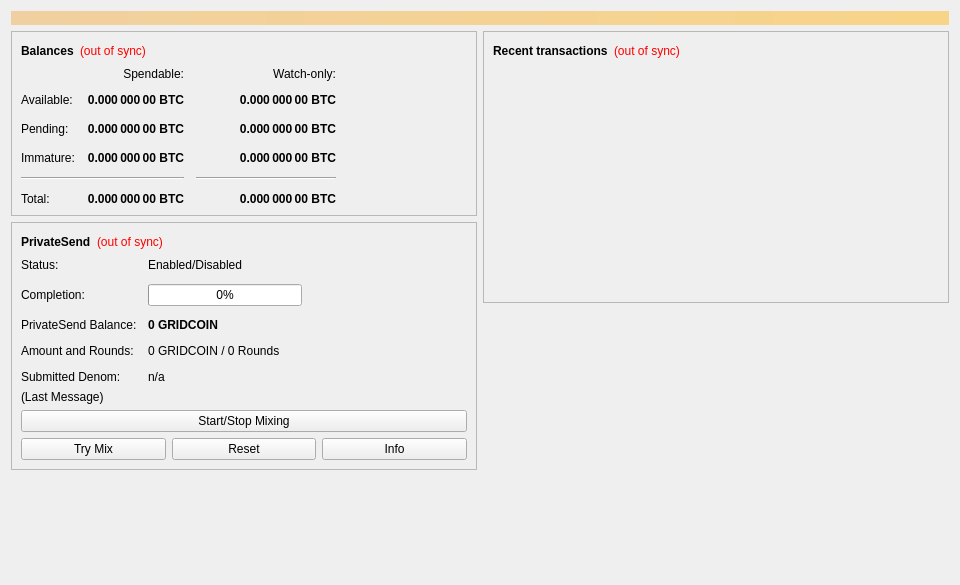
<?xml version="1.0" encoding="UTF-8"?>
<ui version="4.0">
 <class>OverviewPage</class>
 <widget class="QWidget" name="OverviewPage">
  <property name="geometry">
   <rect>
    <x>0</x>
    <y>0</y>
    <width>960</width>
    <height>585</height>
   </rect>
  </property>
  <property name="minimumSize">
   <size>
    <width>960</width>
    <height>0</height>
   </size>
  </property>
  <property name="windowTitle">
   <string>Form</string>
  </property>
  <layout class="QVBoxLayout" name="topLayout">
   <item>
    <widget class="QLabel" name="labelAlerts">
     <property name="visible">
      <bool>false</bool>
     </property>
     <property name="styleSheet">
      <string notr="true">QLabel { background-color: qlineargradient(x1: 0, y1: 0, x2: 1, y2: 0, stop:0 #F0D0A0, stop:1 #F8D488); color:#000000; }</string>
     </property>
     <property name="wordWrap">
      <bool>true</bool>
     </property>
     <property name="margin">
      <number>3</number>
     </property>
     <property name="textInteractionFlags">
      <set>Qt::TextSelectableByMouse</set>
     </property>
    </widget>
   </item>
   <item>
    <layout class="QHBoxLayout" name="horizontalLayout" stretch="1,1">
     <item>
      <layout class="QVBoxLayout" name="verticalLayout_2">
       <item>
        <widget class="QFrame" name="frame">
         <property name="frameShape">
          <enum>QFrame::StyledPanel</enum>
         </property>
         <property name="frameShadow">
          <enum>QFrame::Raised</enum>
         </property>
         <layout class="QVBoxLayout" name="verticalLayout_4">
          <item>
           <layout class="QHBoxLayout" name="horizontalLayout_4">
            <item>
             <widget class="QLabel" name="label_5">
              <property name="font">
               <font>
                <weight>75</weight>
                <bold>true</bold>
               </font>
              </property>
              <property name="text">
               <string>Balances</string>
              </property>
             </widget>
            </item>
            <item>
             <widget class="QLabel" name="labelWalletStatus">
              <property name="toolTip">
               <string>The displayed information may be out of date. Your wallet automatically synchronizes with the Gridcoin network after a connection is established, but this process has not completed yet.</string>
              </property>
              <property name="styleSheet">
               <string notr="true">QLabel { color: red; }</string>
              </property>
              <property name="text">
               <string notr="true">(out of sync)</string>
              </property>
              <property name="alignment">
               <set>Qt::AlignLeading|Qt::AlignLeft|Qt::AlignVCenter</set>
              </property>
             </widget>
            </item>
            <item>
             <spacer name="horizontalSpacer_3">
              <property name="orientation">
               <enum>Qt::Horizontal</enum>
              </property>
              <property name="sizeHint" stdset="0">
               <size>
                <width>40</width>
                <height>20</height>
               </size>
              </property>
             </spacer>
            </item>
           </layout>
          </item>
          <item>
           <layout class="QGridLayout" name="gridLayout">
            <property name="spacing">
             <number>12</number>
            </property>
            <item row="2" column="2">
             <widget class="QLabel" name="labelWatchPending">
              <property name="font">
               <font>
                <weight>75</weight>
                <bold>true</bold>
               </font>
              </property>
              <property name="cursor">
               <cursorShape>IBeamCursor</cursorShape>
              </property>
              <property name="toolTip">
               <string>Unconfirmed transactions to watch-only addresses</string>
              </property>
              <property name="text">
               <string notr="true">0.000 000 00 BTC</string>
              </property>
              <property name="alignment">
               <set>Qt::AlignRight|Qt::AlignTrailing|Qt::AlignVCenter</set>
              </property>
              <property name="textInteractionFlags">
               <set>Qt::LinksAccessibleByMouse|Qt::TextSelectableByKeyboard|Qt::TextSelectableByMouse</set>
              </property>
             </widget>
            </item>
            <item row="2" column="1">
             <widget class="QLabel" name="labelUnconfirmed">
              <property name="font">
               <font>
                <weight>75</weight>
                <bold>true</bold>
               </font>
              </property>
              <property name="cursor">
               <cursorShape>IBeamCursor</cursorShape>
              </property>
              <property name="toolTip">
               <string>Total of transactions that have yet to be confirmed, and do not yet count toward the spendable balance</string>
              </property>
              <property name="text">
               <string notr="true">0.000 000 00 BTC</string>
              </property>
              <property name="alignment">
               <set>Qt::AlignRight|Qt::AlignTrailing|Qt::AlignVCenter</set>
              </property>
              <property name="textInteractionFlags">
               <set>Qt::LinksAccessibleByMouse|Qt::TextSelectableByKeyboard|Qt::TextSelectableByMouse</set>
              </property>
             </widget>
            </item>
            <item row="3" column="2">
             <widget class="QLabel" name="labelWatchImmature">
              <property name="font">
               <font>
                <weight>75</weight>
                <bold>true</bold>
               </font>
              </property>
              <property name="cursor">
               <cursorShape>IBeamCursor</cursorShape>
              </property>
              <property name="toolTip">
               <string>Mined balance in watch-only addresses that has not yet matured</string>
              </property>
              <property name="text">
               <string notr="true">0.000 000 00 BTC</string>
              </property>
              <property name="alignment">
               <set>Qt::AlignRight|Qt::AlignTrailing|Qt::AlignVCenter</set>
              </property>
              <property name="textInteractionFlags">
               <set>Qt::LinksAccessibleByMouse|Qt::TextSelectableByKeyboard|Qt::TextSelectableByMouse</set>
              </property>
             </widget>
            </item>
            <item row="4" column="0" colspan="2">
             <widget class="Line" name="lineSpendableBalance">
              <property name="orientation">
               <enum>Qt::Horizontal</enum>
              </property>
             </widget>
            </item>
            <item row="4" column="2">
             <widget class="Line" name="lineWatchBalance">
              <property name="sizePolicy">
               <sizepolicy hsizetype="Preferred" vsizetype="Fixed">
                <horstretch>0</horstretch>
                <verstretch>0</verstretch>
               </sizepolicy>
              </property>
              <property name="minimumSize">
               <size>
                <width>140</width>
                <height>0</height>
               </size>
              </property>
              <property name="orientation">
               <enum>Qt::Horizontal</enum>
              </property>
             </widget>
            </item>
            <item row="5" column="0">
             <widget class="QLabel" name="labelTotalText">
              <property name="text">
               <string>Total:</string>
              </property>
             </widget>
            </item>
            <item row="3" column="1">
             <widget class="QLabel" name="labelImmature">
              <property name="font">
               <font>
                <weight>75</weight>
                <bold>true</bold>
               </font>
              </property>
              <property name="cursor">
               <cursorShape>IBeamCursor</cursorShape>
              </property>
              <property name="toolTip">
               <string>Mined balance that has not yet matured</string>
              </property>
              <property name="text">
               <string notr="true">0.000 000 00 BTC</string>
              </property>
              <property name="alignment">
               <set>Qt::AlignRight|Qt::AlignTrailing|Qt::AlignVCenter</set>
              </property>
              <property name="textInteractionFlags">
               <set>Qt::LinksAccessibleByMouse|Qt::TextSelectableByKeyboard|Qt::TextSelectableByMouse</set>
              </property>
             </widget>
            </item>
            <item row="2" column="3">
             <spacer name="horizontalSpacer_2">
              <property name="orientation">
               <enum>Qt::Horizontal</enum>
              </property>
              <property name="sizeHint" stdset="0">
               <size>
                <width>40</width>
                <height>20</height>
               </size>
              </property>
             </spacer>
            </item>
            <item row="3" column="0">
             <widget class="QLabel" name="labelImmatureText">
              <property name="text">
               <string>Immature:</string>
              </property>
             </widget>
            </item>
            <item row="5" column="1">
             <widget class="QLabel" name="labelTotal">
              <property name="font">
               <font>
                <weight>75</weight>
                <bold>true</bold>
               </font>
              </property>
              <property name="cursor">
               <cursorShape>IBeamCursor</cursorShape>
              </property>
              <property name="toolTip">
               <string>Your current total balance</string>
              </property>
              <property name="text">
               <string notr="true">0.000 000 00 BTC</string>
              </property>
              <property name="alignment">
               <set>Qt::AlignRight|Qt::AlignTrailing|Qt::AlignVCenter</set>
              </property>
              <property name="textInteractionFlags">
               <set>Qt::LinksAccessibleByMouse|Qt::TextSelectableByKeyboard|Qt::TextSelectableByMouse</set>
              </property>
             </widget>
            </item>
            <item row="5" column="2">
             <widget class="QLabel" name="labelWatchTotal">
              <property name="font">
               <font>
                <weight>75</weight>
                <bold>true</bold>
               </font>
              </property>
              <property name="cursor">
               <cursorShape>IBeamCursor</cursorShape>
              </property>
              <property name="toolTip">
               <string>Current total balance in watch-only addresses</string>
              </property>
              <property name="text">
               <string notr="true">0.000 000 00 BTC</string>
              </property>
              <property name="alignment">
               <set>Qt::AlignRight|Qt::AlignTrailing|Qt::AlignVCenter</set>
              </property>
              <property name="textInteractionFlags">
               <set>Qt::LinksAccessibleByMouse|Qt::TextSelectableByKeyboard|Qt::TextSelectableByMouse</set>
              </property>
             </widget>
            </item>
            <item row="0" column="2">
             <widget class="QLabel" name="labelWatchonly">
              <property name="text">
               <string>Watch-only:</string>
              </property>
              <property name="alignment">
               <set>Qt::AlignRight|Qt::AlignTrailing|Qt::AlignVCenter</set>
              </property>
             </widget>
            </item>
            <item row="1" column="0">
             <widget class="QLabel" name="labelBalanceText">
              <property name="text">
               <string>Available:</string>
              </property>
             </widget>
            </item>
            <item row="1" column="1">
             <widget class="QLabel" name="labelBalance">
              <property name="font">
               <font>
                <weight>75</weight>
                <bold>true</bold>
               </font>
              </property>
              <property name="cursor">
               <cursorShape>IBeamCursor</cursorShape>
              </property>
              <property name="toolTip">
               <string>Your current spendable balance</string>
              </property>
              <property name="text">
               <string notr="true">0.000 000 00 BTC</string>
              </property>
              <property name="alignment">
               <set>Qt::AlignRight|Qt::AlignTrailing|Qt::AlignVCenter</set>
              </property>
              <property name="textInteractionFlags">
               <set>Qt::LinksAccessibleByMouse|Qt::TextSelectableByKeyboard|Qt::TextSelectableByMouse</set>
              </property>
             </widget>
            </item>
            <item row="1" column="2">
             <widget class="QLabel" name="labelWatchAvailable">
              <property name="font">
               <font>
                <weight>75</weight>
                <bold>true</bold>
               </font>
              </property>
              <property name="cursor">
               <cursorShape>IBeamCursor</cursorShape>
              </property>
              <property name="toolTip">
               <string>Your current balance in watch-only addresses</string>
              </property>
              <property name="text">
               <string notr="true">0.000 000 00 BTC</string>
              </property>
              <property name="alignment">
               <set>Qt::AlignRight|Qt::AlignTrailing|Qt::AlignVCenter</set>
              </property>
              <property name="textInteractionFlags">
               <set>Qt::LinksAccessibleByMouse|Qt::TextSelectableByKeyboard|Qt::TextSelectableByMouse</set>
              </property>
             </widget>
            </item>
            <item row="2" column="0">
             <widget class="QLabel" name="labelPendingText">
              <property name="text">
               <string>Pending:</string>
              </property>
             </widget>
            </item>
            <item row="0" column="1">
             <widget class="QLabel" name="labelSpendable">
              <property name="text">
               <string>Spendable:</string>
              </property>
              <property name="alignment">
               <set>Qt::AlignRight|Qt::AlignTrailing|Qt::AlignVCenter</set>
              </property>
             </widget>
            </item>
           </layout>
          </item>
         </layout>
        </widget>
       </item>
       <item>
        <widget class="QFrame" name="framePrivateSend">
         <property name="layoutDirection">
          <enum>Qt::LeftToRight</enum>
         </property>
         <property name="frameShape">
          <enum>QFrame::StyledPanel</enum>
         </property>
         <property name="frameShadow">
          <enum>QFrame::Raised</enum>
         </property>
         <layout class="QVBoxLayout" name="VerticalLayout_PS1">
          <item>
           <layout class="QHBoxLayout" name="horizontalLayout_5">
            <item>
             <widget class="QLabel" name="labelPrivateSendHeader">
              <property name="font">
               <font>
                <weight>75</weight>
                <bold>true</bold>
               </font>
              </property>
              <property name="text">
               <string>PrivateSend</string>
              </property>
             </widget>
            </item>
            <item>
             <widget class="QLabel" name="labelPrivateSendSyncStatus">
              <property name="toolTip">
               <string>The displayed information may be out of date. Your wallet automatically synchronizes with the Gridcoin network after a connection is established, but this process has not completed yet.</string>
              </property>
              <property name="styleSheet">
               <string notr="true">QLabel { color: red; }</string>
              </property>
              <property name="text">
               <string notr="true">(out of sync)</string>
              </property>
              <property name="alignment">
               <set>Qt::AlignLeading|Qt::AlignLeft|Qt::AlignVCenter</set>
              </property>
             </widget>
            </item>
            <item>
             <spacer name="horizontalSpacer_4">
              <property name="orientation">
               <enum>Qt::Horizontal</enum>
              </property>
              <property name="sizeHint" stdset="0">
               <size>
                <width>40</width>
                <height>20</height>
               </size>
              </property>
             </spacer>
            </item>
           </layout>
          </item>
          <item>
           <layout class="QFormLayout" name="privateSendFormLayout">
            <property name="fieldGrowthPolicy">
             <enum>QFormLayout::AllNonFixedFieldsGrow</enum>
            </property>
            <property name="horizontalSpacing">
             <number>11</number>
            </property>
            <property name="verticalSpacing">
             <number>12</number>
            </property>
            <item row="0" column="0">
             <widget class="QLabel" name="labelPrivateSendEnabledText">
              <property name="text">
               <string>Status:</string>
              </property>
             </widget>
            </item>
            <item row="0" column="1">
             <widget class="QLabel" name="labelPrivateSendEnabled">
              <property name="text">
               <string>Enabled/Disabled</string>
              </property>
             </widget>
            </item>
            <item row="1" column="0">
             <widget class="QLabel" name="labelCompletitionText">
              <property name="text">
               <string>Completion:</string>
              </property>
             </widget>
            </item>
            <item row="1" column="1">
             <widget class="QProgressBar" name="privateSendProgress">
              <property name="maximumSize">
               <size>
                <width>154</width>
                <height>16777215</height>
               </size>
              </property>
              <property name="value">
               <number>0</number>
              </property>
             </widget>
            </item>
            <item row="2" column="0">
             <widget class="QLabel" name="labelAnonymizedText">
              <property name="text">
               <string>PrivateSend Balance:</string>
              </property>
             </widget>
            </item>
            <item row="2" column="1">
             <widget class="QLabel" name="labelAnonymized">
              <property name="font">
               <font>
                <weight>75</weight>
                <bold>true</bold>
               </font>
              </property>
              <property name="text">
               <string notr="true">0 GRIDCOIN</string>
              </property>
             </widget>
            </item>
            <item row="3" column="0">
             <widget class="QLabel" name="labelAmountAndRoundsText">
              <property name="text">
               <string>Amount and Rounds:</string>
              </property>
             </widget>
            </item>
            <item row="3" column="1">
             <widget class="QLabel" name="labelAmountRounds">
              <property name="text">
               <string>0 GRIDCOIN / 0 Rounds</string>
              </property>
             </widget>
            </item>
            <item row="4" column="0">
             <widget class="QLabel" name="labelSubmittedDenomText">
              <property name="text">
               <string>Submitted Denom:</string>
              </property>
             </widget>
            </item>
            <item row="4" column="1">
             <widget class="QLabel" name="labelSubmittedDenom">
              <property name="toolTip">
               <string>The denominations you submitted to the Masternode.&lt;br&gt;To mix, other users must submit the exact same denominations.</string>
              </property>
              <property name="text">
               <string>n/a</string>
              </property>
             </widget>
            </item>
           </layout>
          </item>
          <item>
           <layout class="QVBoxLayout" name="VerticalLayout_PS">
            <item>
             <widget class="QLabel" name="labelPrivateSendLastMessage">
              <property name="text">
               <string>(Last Message)</string>
              </property>
              <property name="alignment">
               <set>Qt::AlignLeading|Qt::AlignLeft|Qt::AlignTop</set>
              </property>
              <property name="wordWrap">
               <bool>true</bool>
              </property>
             </widget>
            </item>
            <item>
             <widget class="QPushButton" name="togglePrivateSend">
              <property name="sizePolicy">
               <sizepolicy hsizetype="MinimumExpanding" vsizetype="Fixed">
                <horstretch>0</horstretch>
                <verstretch>0</verstretch>
               </sizepolicy>
              </property>
              <property name="text">
               <string>Start/Stop Mixing</string>
              </property>
             </widget>
            </item>
            <item>
             <layout class="QHBoxLayout" name="horizontalLayout_debugbuttons">
              <item>
               <widget class="QPushButton" name="privateSendAuto">
                <property name="sizePolicy">
                 <sizepolicy hsizetype="MinimumExpanding" vsizetype="Fixed">
                  <horstretch>0</horstretch>
                  <verstretch>0</verstretch>
                 </sizepolicy>
                </property>
                <property name="toolTip">
                 <string>Try to manually submit a PrivateSend request.</string>
                </property>
                <property name="text">
                 <string>Try Mix</string>
                </property>
               </widget>
              </item>
              <item>
               <widget class="QPushButton" name="privateSendReset">
                <property name="sizePolicy">
                 <sizepolicy hsizetype="MinimumExpanding" vsizetype="Fixed">
                  <horstretch>0</horstretch>
                  <verstretch>0</verstretch>
                 </sizepolicy>
                </property>
                <property name="toolTip">
                 <string>Reset the current status of PrivateSend (can interrupt PrivateSend if it's in the process of Mixing, which can cost you money!)</string>
                </property>
                <property name="autoFillBackground">
                 <bool>false</bool>
                </property>
                <property name="text">
                 <string>Reset</string>
                </property>
               </widget>
              </item>
              <item>
               <widget class="QPushButton" name="privateSendInfo">
                <property name="sizePolicy">
                 <sizepolicy hsizetype="MinimumExpanding" vsizetype="Fixed">
                  <horstretch>0</horstretch>
                  <verstretch>0</verstretch>
                 </sizepolicy>
                </property>
                <property name="toolTip">
                 <string>Information about PrivateSend and Mixing</string>
                </property>
                <property name="text">
                 <string>Info</string>
                </property>
               </widget>
              </item>
             </layout>
            </item>
           </layout>
          </item>
         </layout>
        </widget>
       </item>
       <item>
        <spacer name="verticalSpacer">
         <property name="orientation">
          <enum>Qt::Vertical</enum>
         </property>
         <property name="sizeHint" stdset="0">
          <size>
           <width>20</width>
           <height>40</height>
          </size>
         </property>
        </spacer>
       </item>
      </layout>
     </item>
     <item>
      <layout class="QVBoxLayout" name="verticalLayout_3">
       <item>
        <widget class="QFrame" name="frame_2">
         <property name="frameShape">
          <enum>QFrame::StyledPanel</enum>
         </property>
         <property name="frameShadow">
          <enum>QFrame::Raised</enum>
         </property>
         <layout class="QVBoxLayout" name="verticalLayout">
          <item>
           <layout class="QHBoxLayout" name="horizontalLayout_2">
            <item>
             <widget class="QLabel" name="label_4">
              <property name="font">
               <font>
                <weight>75</weight>
                <bold>true</bold>
               </font>
              </property>
              <property name="text">
               <string>Recent transactions</string>
              </property>
             </widget>
            </item>
            <item>
             <widget class="QLabel" name="labelTransactionsStatus">
              <property name="toolTip">
               <string>The displayed information may be out of date. Your wallet automatically synchronizes with the Gridcoin network after a connection is established, but this process has not completed yet.</string>
              </property>
              <property name="styleSheet">
               <string notr="true">QLabel { color: red; }</string>
              </property>
              <property name="text">
               <string notr="true">(out of sync)</string>
              </property>
              <property name="alignment">
               <set>Qt::AlignLeading|Qt::AlignLeft|Qt::AlignVCenter</set>
              </property>
             </widget>
            </item>
            <item>
             <spacer name="horizontalSpacer">
              <property name="orientation">
               <enum>Qt::Horizontal</enum>
              </property>
              <property name="sizeHint" stdset="0">
               <size>
                <width>40</width>
                <height>20</height>
               </size>
              </property>
             </spacer>
            </item>
           </layout>
          </item>
          <item>
           <widget class="QListView" name="listTransactions">
            <property name="styleSheet">
             <string notr="true">QListView { background: transparent; }</string>
            </property>
            <property name="frameShape">
             <enum>QFrame::NoFrame</enum>
            </property>
            <property name="verticalScrollBarPolicy">
             <enum>Qt::ScrollBarAlwaysOff</enum>
            </property>
            <property name="horizontalScrollBarPolicy">
             <enum>Qt::ScrollBarAlwaysOff</enum>
            </property>
            <property name="selectionMode">
             <enum>QAbstractItemView::NoSelection</enum>
            </property>
           </widget>
          </item>
         </layout>
        </widget>
       </item>
       <item>
        <spacer name="verticalSpacer_2">
         <property name="orientation">
          <enum>Qt::Vertical</enum>
         </property>
         <property name="sizeHint" stdset="0">
          <size>
           <width>20</width>
           <height>40</height>
          </size>
         </property>
        </spacer>
       </item>
      </layout>
     </item>
    </layout>
   </item>
  </layout>
 </widget>
 <resources/>
 <connections/>
</ui>
